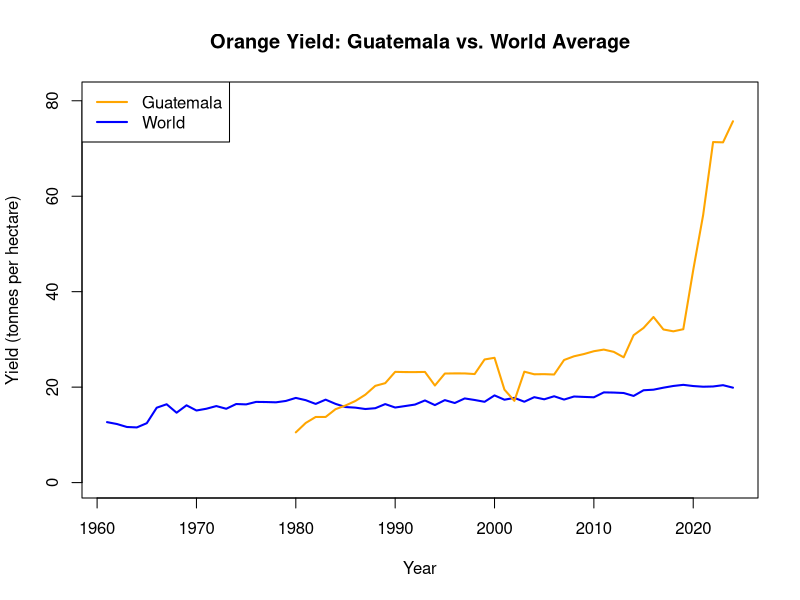

Write the R code that produced this figure.
## ---- chunk 1
#| echo: false
orange <- read.csv(file='orange-yields.csv', sep=',', dec='.')
summary(orange)
## ---- chunk 2
#| echo: false
#| message: false
#| warning: false
library(dplyr)
orange_countries <- orange %>%
  filter(!is.na(Code) & nchar(Code) == 3) # Keep only countries with a 3-character ISO code

# Calculate mean yields by country
country_means <- orange_countries %>%
  group_by(Entity) %>%
  summarise(
    Average_Yield = mean(Oranges...Yield..tonnes.per.hectare., na.rm = TRUE)
  ) %>%
  rename(Country = Entity)

# Extract top 3 highest and bottom 3 lowest average yields
top_3 <- country_means %>%
  arrange(desc(Average_Yield)) %>%
  head(3)

bottom_3 <- country_means %>%
  arrange(Average_Yield) %>%
  head(3)


cat(
  "=============================================\n",
  "  TOP 3 COUNTRIES WITH HIGHEST YIELDS        \n",
  "=============================================\n",
  sep = ""
)
print(as.data.frame(top_3))

cat(
  "\n=============================================\n",
  "  TOP 3 COUNTRIES WITH LOWEST YIELDS         \n",
  "=============================================\n",
  sep = ""
)
print(as.data.frame(bottom_3))
## ---- chunk 3
#| echo: false
guatemala <- subset(orange, Entity == "Guatemala")
world <- subset(orange, Entity == "World")

plot(
  world$Year, world$Oranges...Yield..tonnes.per.hectare.,
  type = "l", col = "blue", lwd = 2,
  ylim = c(0, max(guatemala$Oranges...Yield..tonnes.per.hectare., na.rm = TRUE) + 5),
  xlab = "Year", ylab = "Yield (tonnes per hectare)",
  main = "Orange Yield: Guatemala vs. World Average"
)

lines(
  guatemala$Year, guatemala$Oranges...Yield..tonnes.per.hectare.,
  col = "orange", lwd = 2
)

legend(
  "topleft",
  legend = c("Guatemala", "World"),
  col = c("orange", "blue"),
  lwd = 2
)
## ---- chunk 4
#| echo: false
Orange_data <- read.csv("orange-yields.csv")
France_data <- Orange_data[Orange_data$Entity=="France",]
